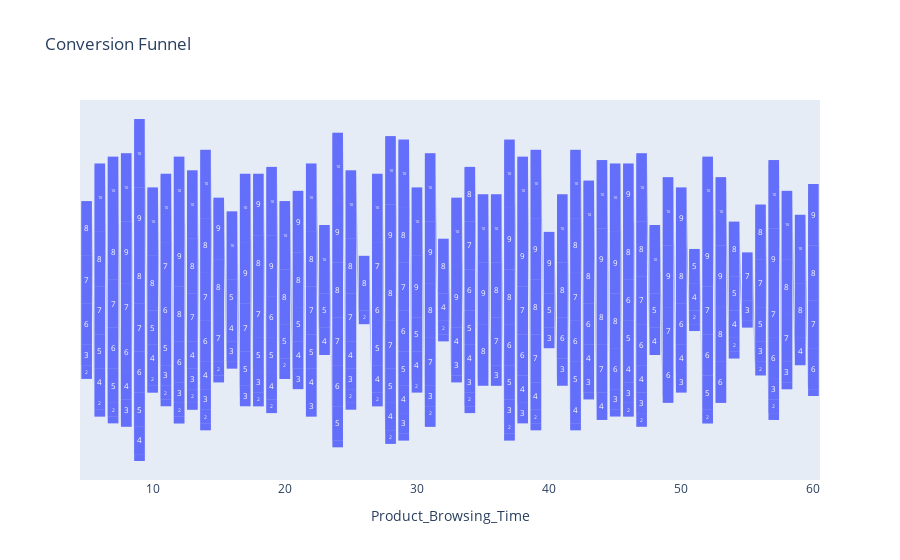

Notebook cell for this chart:
### Code cell
#funnel analysis
funnel_data = data[["Product_Browsing_Time", "Items_Added_to_Cart", "Total_Purchases"]]
funnel_data = funnel_data.groupby(['Product_Browsing_Time', "Items_Added_to_Cart"]).sum().reset_index()
print(funnel_data)

fig = px.funnel(funnel_data, x = "Product_Browsing_Time", y = "Items_Added_to_Cart", title = "Conversion Funnel")
fig.show()

### Figure 1 — Plotly figure (JSON) as saved in the notebook; plotly's stock layout.template omitted (floating-point values rounded to 4 significant figures; data arrays with more than 128 entries replaced by an {"elided": "..."} marker saying what was removed)
{"data": [{"hovertemplate": "Product_Browsing_Time=%{x}<br>Items_Added_to_Cart=%{y}<extra></extra>", "legendgroup": "", "marker": {"color": "#636efa"}, "name": "", "orientation": "v", "showlegend": false, "type": "funnel", "x": {"elided": "342 int values"}, "xaxis": "x", "y": {"elided": "342 int values"}, "yaxis": "y"}], "layout": {"legend": {"tracegroupgap": 0}, "title": {"text": "Conversion Funnel"}, "xaxis": {"anchor": "y", "domain": [0, 1], "title": {"text": "Product_Browsing_Time"}}, "yaxis": {"anchor": "x", "domain": [0, 1], "title": {"text": "Items_Added_to_Cart"}}}}
